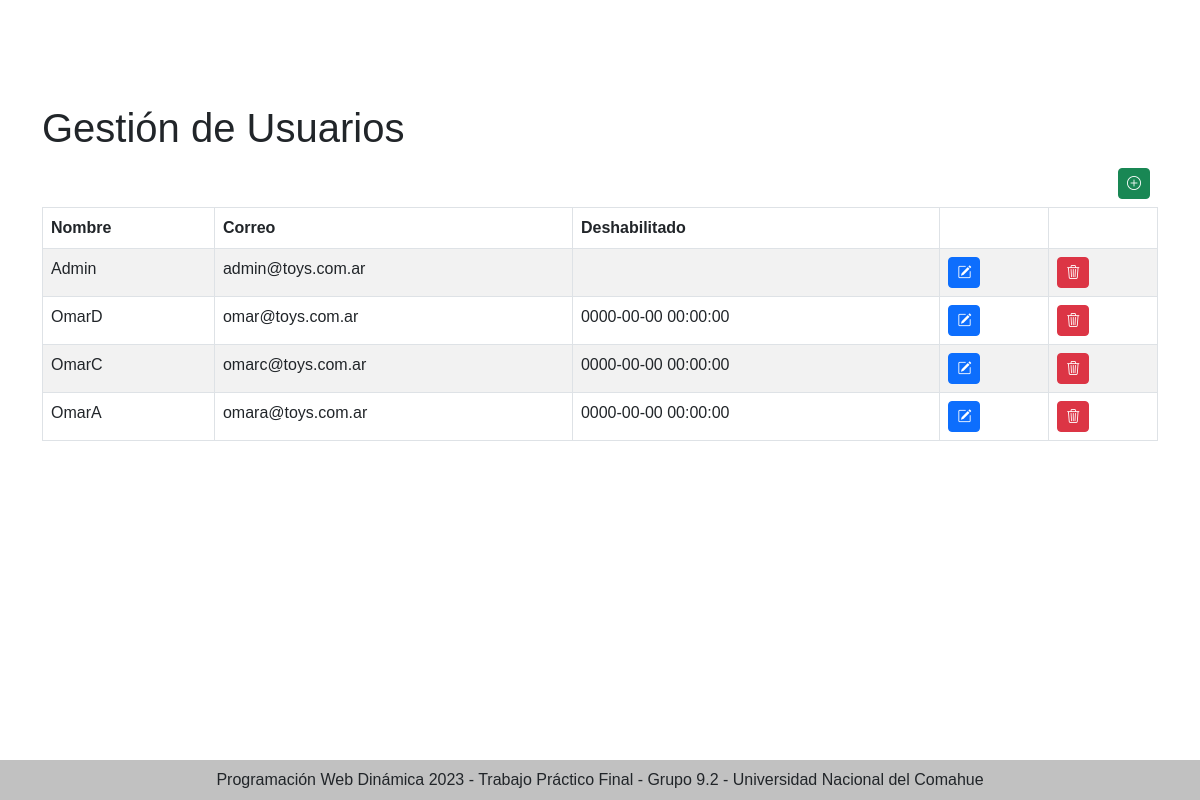
Page /Vista/private/administrador/usuarios.php (signed in) on the committed database.
### tables this page shows
CREATE TABLE `usuario` (
  `idusuario` bigint(20) NOT NULL,
  `usnombre` varchar(50) NOT NULL,
  `uspass` varchar(150) NOT NULL,
  `usmail` varchar(50) NOT NULL,
  `usdeshabilitado` timestamp NULL DEFAULT NULL
);

### util/funciones.php (called while the page is built, shortened)
<?php
spl_autoload_register(function($class_name) {
    $directorys = array(
        $GLOBALS['ROOT'].'Modelo/',
        $GLOBALS['ROOT'].'Modelo/conector/',
        $GLOBALS['ROOT'].'Control/',
        $GLOBALS['ROOT'].'util/',
        $GLOBALS['ROOT'].'Test/',
    );
}
);
?>

### Modelo/Usuario.php (called while the page is built, shortened)
<?php
class Usuario {
    private $idusuario;
    private $usnombre;
    private $usmail;
    private $usdeshabilitado;
    public function __construct(){
        $this->idusuario="";
        $this->usnombre="";
        $this->usmail="";
        $this->usdeshabilitado=NULL;
    }
    public function getIdUsuario(){
        return $this->idusuario;
    }
    public function getUsNombre(){
        return $this->usnombre;
    }
    public function getUsMail(){
        return $this->usmail;
    }
    public function getUsDeshabilitado(){
        return $this->usdeshabilitado;
    }
    public function setIdUsuario($valor){
        $this->idusuario = $valor;
    }
    public function setUsNombre($valor){
        $this->usnombre = $valor;
    }
    public function setUsMail($valor){
        $this->usmail = $valor;
    }
    public function setUsDeshabilitado($valor){
        $this->usdeshabilitado = $valor;
    }
    public static function listar($parametro=""){
        $arreglo = array();
        $base=new BaseDatos();
        $sql="SELECT * FROM usuario ";
        if ($parametro!="") {
            $sql.='WHERE '.$parametro;
        }
        $res = $base->Ejecutar($sql);
        if($res>-1){
            if($res>0){
                while ($row = $base->Registro()){
                    $obj = new Usuario();
                    $obj->setear($row['idusuario'], $row['usnombre'], $row['uspass'], $row['usmail'], $row['usdeshabilitado']);
                    array_push($arreglo, $obj);
                }
            }
        } else {
        }
        return $arreglo;
    }
}

### Modelo/conector/BaseDatos.php (called while the page is built, shortened)
<?php
class BaseDatos extends PDO {
  	private $indice;
  	private $resultado;
    public function __construct(){
        $this->indice =0;
    }
    public function setSQL($e){
        return "\n".$this->sql = $e;
    }
    public function Ejecutar($sql){
        if ( stristr($sql,"select")){
            $resp =  $this->EjecutarSelect($sql);
        }
        return $resp;
   }
   private function EjecutarSelect($sql){
       $cant = -1;
       $resultado=parent::query($sql);
       if(!$resultado){
           $this->analizarDebug();
       }else {
          $arregloResult = $resultado->fetchAll();
          $cant = count($arregloResult);
       }
       return $cant;
   }
   public function Registro() {
       $filaActual = false;
       $indiceActual = $this->getIndice();
       if ($indiceActual>=0) {
           $filas = $this->getResultado();
           if($indiceActual<count($filas)){
               $filaActual =  $filas[$indiceActual];
           }else {
               $this->setIndice(-1);
           }
       }
       return $filaActual;
   }
   private function setIndice ($valor){
       $this->indice = $valor;
   }
   private function getIndice (){
       return $this->indice;
   }
   private function setResultado($valor){
       $this->resultado = $valor;
   }
   private function getResultado(){
      return $this->resultado;
   }
}

### Control/AbmUsuario.php (called while the page is built, shortened)
<?php
class AbmUsuario {
    public function buscar($param){
        $where = " true ";
        $objUsuario = new Usuario();
        $arreglo = $objUsuario->listar($where);
        return $arreglo;
    }
}
?>

### Vista/private/administrador/usuarios.php (the view, shortened to what this page needs)
<?php
include_once("../../Estructura/head.php");
$objUsuarios = new AbmUsuario();
$listaUsuario = $objUsuarios->buscar(null);
if (count($listaUsuario) > 0) {
?>
 <div class="container mt-5">
        <h1 style="margin-top: 5%;">Gestión de Usuarios</h1>
        <a href='' class='btn btn-success btn-sm' style="float: right;margin: 8px;"><i class='bi bi-plus-circle'></i></a></p>
        <table class="table table-striped table-bordered">
            <thead class="thead-dark">
                <tr>
                    <th scope="col">Nombre</th>
                    <th scope="col">Correo</th>
                    <th scope="col">Deshabilitado</th>
                    <th scope="col"></th>
                    <th scope="col"></th>
                </tr>
            </thead>
            <tbody>
                <?php
                foreach ($listaUsuario as $usuario) {
                    echo "<tr>";
                    echo "<td>".$usuario->getUsNombre()."</td>";
                    echo "<td>".$usuario->getUsMail()."</td>";
                    echo "<td>".$usuario->getUsDeshabilitado()."</td>";
                    echo "<td><a href='actualizar_usuario.php?id=".$usuario->getIdUsuario()."' class='btn btn-primary btn-sm'><i class='bi bi-pencil-square'></i></a></td>";
                    echo "<td><a href='eliminar_usuario.php?id=".$usuario->getIdUsuario()."' class='btn btn-danger btn-sm'><i class='bi bi-trash3'></i></a></td>";
                    echo "</tr>";
                }
                ?>
            </tbody>
        </table>
    </div>
<?php
    }
include_once(ROOT_PATH."Vista/estructura/footer.php");
?>

### Vista/css/estilos.css (style rules this page uses)
html { height: 100%; }
body { display: flex; flex-direction: column; min-height: 100%; margin: 0; padding: 0; font-family: sans-serif; scrollbar-width: none; }

### rows in the picture
usuario: usnombre "Admin", usmail "admin@toys.com.ar"
usuario: usnombre "OmarD", usmail "omar@toys.com.ar", usdeshabilitado "0000-00-00 00:00:00"
usuario: usnombre "OmarC", usmail "omarc@toys.com.ar", usdeshabilitado "0000-00-00 00:00:00"
usuario: usnombre "OmarA", usmail "omara@toys.com.ar", usdeshabilitado "0000-00-00 00:00:00"
